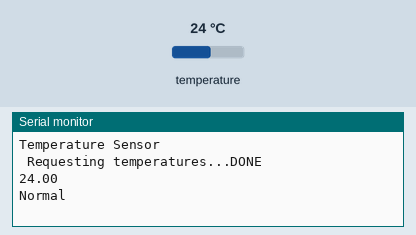
Recording of a sketch running on a simulated Arduino Uno, built with avr-gcc and run on an emulated ATmega328P. Shown: the last lines printed to the serial monitor. The test bench sets the inputs (shaded band); at power-on: temperature 24 °C.

Above: at 1.5 s.
1.6 s: temperature set to 12 °C
At 3.4 s:
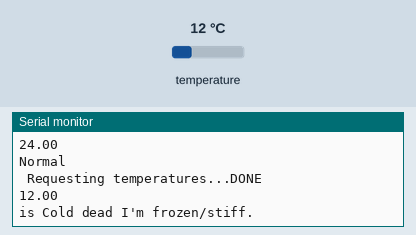
5.3 s: temperature set to 41 °C
At 7.0 s:
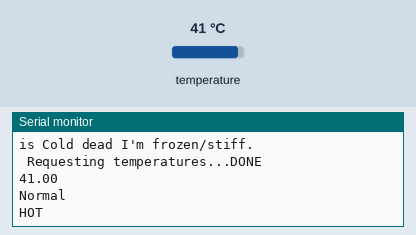
Timing chart, 0 to 8.5 s (numbered marks = the images above; inputs shaded):
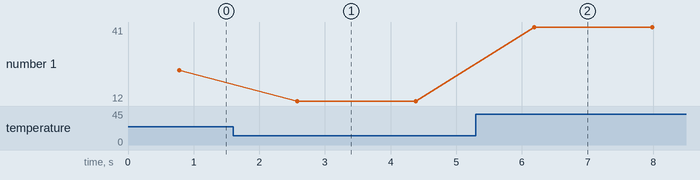

Measured:
- after the input at 1.6 s, the serial monitor: prints a new line after 0.98 s (image 1)
- after the input at 5.3 s, the serial monitor: prints a new line after 0.89 s (image 2)
- plotted number 1: 24 → 12 after the input at 1.6 s, 12 → 41 after the input at 5.3 s

The sketch:

TS_T1T2_C_FTempe.ino
```cpp
// 匯入程式庫標頭檔
#include <OneWire.h>
#include <DallasTemperature.h>

// Arduino數位腳位2接到1-Wire裝置
#define ONE_WIRE_BUS 2
//#define ONE_WIRE_BUS 4
// 運用程式庫建立物件
OneWire oneWire(ONE_WIRE_BUS);
DallasTemperature sensors(&oneWire);

void setup(void)
{
  Serial.begin(115200);
  Serial.println("Temperature Sensor");
  // 初始化
  sensors.begin();
}

void loop(void)
{
  // 要求匯流排上的所有感測器進行溫度轉換（不過我只有一個）
 // sensors.requestTemperatures();
    Serial.print(" Requesting temperatures...");
  sensors.requestTemperatures(); // Send the command to get temperatures
  Serial.println("DONE");

  // 取得溫度讀數（攝氏）並輸出，
  // 參數0代表匯流排上第0個1-Wire裝置
  Serial.println(sensors.getTempCByIndex(0));
 if  (sensors.getTempCByIndex(0) >15)
 {
   Serial.println("Normal");
  }
   if  (sensors.getTempCByIndex(0) >35)
 {
   Serial.println("HOT");
  }
   if  (sensors.getTempCByIndex(0) <15)
   {
     Serial.println("is Cold dead I'm frozen/stiff.");

    }


  //Serial.print("] [");
   // Serial.println(sensors.getTempFByIndex(1));


  delay(1000);
}
```
